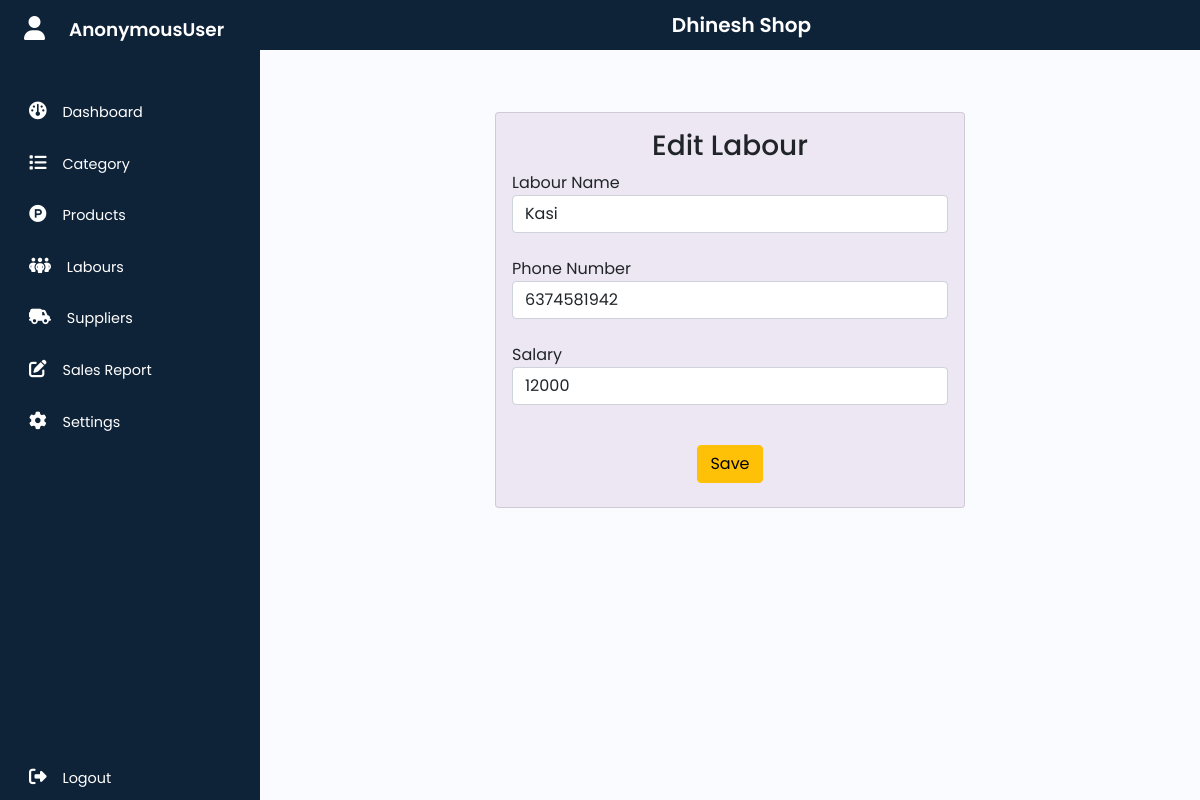
The page /editlabour/5 on the database its author committed.
### Inventory_app/models.py (models this page shows)
class Settings(models.Model):
    store_name=models.CharField(max_length=100,null=False, blank=False)

class Labours(models.Model):
    lab_name=models.CharField(max_length=50, null=False, blank=False)
    phone_no=models.BigIntegerField(null=True, blank=True)
    salary=models.IntegerField(null=True, blank=True)

### Inventory_app/views.py (the view, shortened to what this page needs)
# urls.py: path('editlabour/<int:id>',views.EditLabour, name='editlabour'),
def EditLabour(request,id):
    a=Labours.objects.get(id=id)
    return  render(request, "Edit_Labour.html" ,{'a':a})

### Inventory_app/context_processors.py (called while the page is built)
def my_model_data(request):
    data = Settings.objects.all()
    return {'my_model_data': data}

### templates/Edit_Labour.html (shortened to what this page needs)
{% extends 'main.html' %}
{% load static %}
{% block content %}
<section>
    <div class="container">
        <div class="row dash-card-1" style=" justify-content: center;">
            <form method="POST" style="width: 50%;" class="mt-5 p-3 card">
                <h3 class="text-center">Edit Labour</h3>
                <div class="form-group mb-4">
                  <label for="labour-name-1">Labour Name</label>
                  <input type="text" class="form-control" id="labour-name-1" placeholder="Enter the name" value="{{a.lab_name}}" name="lab_name">
                </div>
                <div class="form-group mb-4">
                    <label for="phone-number">Phone Number</label>
                    <input type="number" class="form-control" id="phone-number" placeholder="Enter the phone number" value="{{a.phone_no}}" name="phone_no">
                  </div>
                  <div class="form-group mb-4">
                    <label for="salary">Salary</label>
                    <input type="number" class="form-control" id="salary" placeholder="Enter the salary" value="{{a.salary}}" name="salary">
                  </div>
                  <div class="form-group mb-2 mt-3 text-center " >
                    <button class="btn btn-warning" type="submit">Save</button>
                  </div>
              </form>
        </div>
    </div>
   </section>
{% endblock content %}

### templates/main.html (shortened to what this page needs)
{% load static %}
<!DOCTYPE html>
<html lang="en">
<head>
    <link href="https://cdn.jsdelivr.net/npm/bootstrap@5.0.2/dist/css/bootstrap.min.css" rel="stylesheet">
    <link href="https://cdnjs.cloudflare.com/ajax/libs/font-awesome/6.6.0/css/all.min.css" rel="stylesheet">
    <link rel="stylesheet" href="{% static 'assets\css\style.css' %}">
</head>
<body>
    <div class="wrapper">
        <aside id="sidebar" >
            <div class="d-flex">
                <button class="toggle-btn" type="button">
                    <i class="fa-solid fa-user"></i>
                </button>
                <div class="sidebar-logo">
                    <a href="#">{{request.user}}</a>
                </div>
            </div>
            <ul class="sidebar-nav ">
                <li class="sidebar-item">
                    <a href="{% url 'dashboard'  %}" class="sidebar-link">
                        <i class="fa-solid fa-gauge"></i>
                        <span>Dashboard</span>
                    </a>
                </li>
                <li class="sidebar-item">
                    <a href="{% url 'category'  %}" class="sidebar-link">
                        <i class="fa-solid fa-list"></i>
                        <span>Category</span>
                    </a>
                </li>
                <li class="sidebar-item">
                    <a href="{% url 'manageproduct'  %}" class="sidebar-link">
                        <i class="fa-brands fa-product-hunt"></i>
                        <span>Products</span>
                    </a>
                </li>
                <li class="sidebar-item">
                    <a href="{% url 'managelabour'  %}" class="sidebar-link">
                        <i class="fa-solid fa-people-group"></i>
                        <span>Labours</span>
                    </a>
                </li>
                <li class="sidebar-item">
                    <a href="{% url 'managesupplier'  %}" class="sidebar-link">
                        <i class="fa-solid fa-truck-field"></i>
                        <span>Suppliers</span>
                    </a>
                </li>
                <li class="sidebar-item">
                    <a href="{% url 'salesreport'  %}" class="sidebar-link">
                        <i class="fa-solid fa-pen-to-square"></i>
                        <span>Sales Report</span>
                    </a>
                </li>
                <li class="sidebar-item">
                    <a href="{% url 'settings'  %}" class="sidebar-link">
                        <i class="fa-solid fa-gear"></i>
                        <span>Settings</span>
                    </a>
                </li>
            </ul>
            <div class="sidebar-footer">
                <a href="{% url 'logout' %}" class="sidebar-link">
                    <i class="fa-solid fa-right-from-bracket"></i>
                    <span>Logout</span>
                </a>
            </div>
        </aside>
        <div class="main">
            <nav class="navbar navbar-fixed">
                <div class="container-fluid ">
                    {% for item in my_model_data %}
                        <h1 class="navbar-brand  text-white">{{item.store_name}}</h1>
                    {% endfor %}
                </div>
            </nav>
            {% block content %}
            {% endblock content %}
        </div>
    </div>
</body>
</html>

### static/assets/css/style.css (style rules this page uses)
a { text-decoration:none; }
li { list-style: none; }
h1 { font-weight: 600; font-size: 1.5rem; }
body { font-family: 'Poppins', sans-serif; }
.wrapper { display: flex; }
.main { min-height: 100vh; width: 100%; overflow: hidden; transition: all 0.35s ease-in-out; background-color: #fafbfe; }
#sidebar { width: 260px; min-width: 260px; height: 100vh; z-index: 1000; transition: all .25s ease-in-out; background-color: #0e2238; display: flex; flex-direction: column; position: sticky; top: 0; }
.toggle-btn { background-color: transparent; cursor: pointer; border: 0; padding: 1rem 1.5rem; }
.toggle-btn i { font-size: 1.5rem; color: #FFF; }
.sidebar-logo { margin: auto 0; }
.sidebar-logo a { color: #FFF; font-size: 1.15rem; font-weight: 600; }
.sidebar-nav { padding: 2rem 0; flex: 1 1 auto; }
a.sidebar-link { padding: .625rem 1.625rem; color: #FFF; display: block; font-size: 0.9rem; white-space: nowrap; border-left: 3px solid transparent; }
.sidebar-link i { font-size: 1.1rem; margin-right: .75rem; }
.sidebar-item { position: relative; padding-bottom: 10px; }
.main nav { background-color: #0e2238; }
nav div h1 { margin: 0 34%; }
.navbar-fixed { position: fixed; top: 0; width: 100%; z-index: 1000; background-color: #333; }
section { padding-top: 8vh; padding-bottom: 22vh; }
section { padding-top: 8vh; }
.main .card { background-color:#d9f2d9; }
.main .dash-card-1 .card { background-color: #ece7f2; }

### rows shown on the page
Settings: store_name "Dhinesh Shop"
Labours: lab_name "Kasi", phone_no "6374581942", salary "12000"

### other values the page prints
{{ request.user }} "AnonymousUser"
